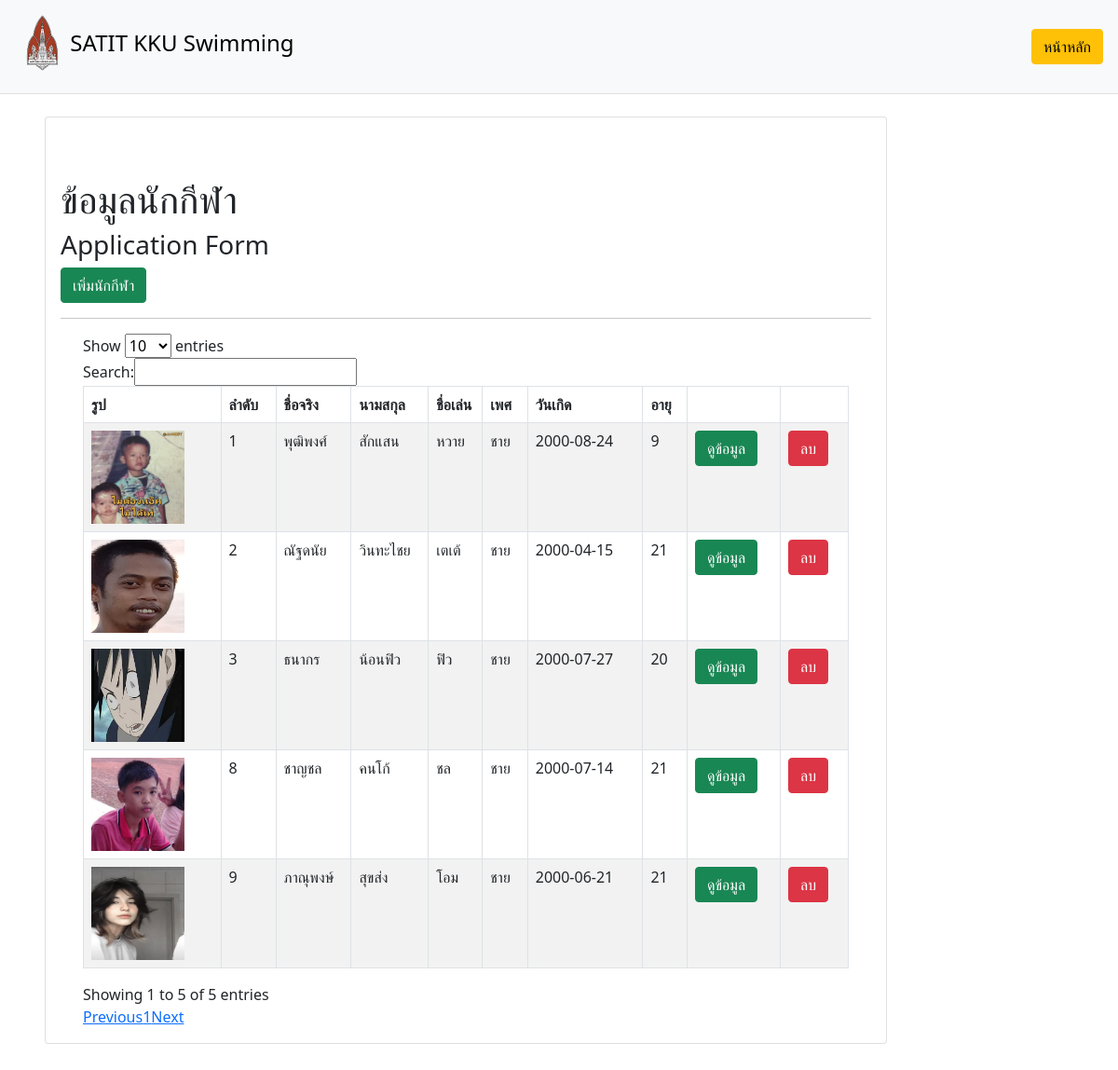
/V.0.0.2/newuser.php, run on the app's committed database.
### tables this page shows
CREATE TABLE `babydetail` (
  `id` int(11) NOT NULL,
  `name` varchar(30) DEFAULT NULL,
  `lastname` varchar(30) DEFAULT NULL,
  `nickname` varchar(20) DEFAULT NULL,
  `sexbaby` varchar(10) DEFAULT NULL,
  `birthday` date NOT NULL,
  `agebaby` int(10) NOT NULL,
  `image` varchar(250) NOT NULL,
  `parent_id` int(10) NOT NULL,
  `status` int(10) NOT NULL DEFAULT 1
);

CREATE TABLE `parentdetail` (
  `id` int(10) NOT NULL,
  `namefather` varchar(50) DEFAULT NULL,
  `rsfather` varchar(30) DEFAULT NULL,
  `phonefather` varchar(10) DEFAULT NULL,
  `emailfather` varchar(50) DEFAULT NULL,
  `namemother` varchar(50) DEFAULT NULL,
  `rsmother` varchar(30) DEFAULT NULL,
  `phonemother` varchar(10) DEFAULT NULL,
  `emailmother` varchar(50) DEFAULT NULL,
  `address` varchar(100) DEFAULT NULL,
  `quiry_id` int(10) NOT NULL
);

### V.0.0.2/function.php (called while the page is built, shortened)
<?php
class DB_con
{
    function __construct()
    {
        $conn = mysqli_connect(DB_SERVER, DB_USER, DB_PASS, DB_NAME);
        $this->dbcon = $conn;
    }
    public function fetchdata4()
    {
        $result = mysqli_query($this->dbcon, "SELECT * FROM `babydetail`, parentdetail WHERE babydetail.parent_id = parentdetail.id AND babydetail.status = '1'");
        return $result;
    }
}

### V.0.0.2/newuser.php (the view, shortened to what this page needs)
<?php
include_once('function.php');
?>
<!DOCTYPE html>
<html lang="en">
</html>
<head>
    <link rel="stylesheet" href="https://stackpath.bootstrapcdn.com/bootstrap/5.0.0-alpha1/css/bootstrap.min.css"
>
    <link rel="stylesheet" href="https://cdnjs.cloudflare.com/ajax/libs/font-awesome/6.1.1/css/all.min.css">
    <link rel="stylesheet" href="https://code.jquery.com/ui/1.12.1/themes/base/jquery-ui.css">
    <link rel="stylesheet" href="https://cdn.datatables.net/1.11.5/css/dataTables.jqueryui.min.css">
</head>
<body>
    <nav class="navbar navbar-light bg-light p-3">
        <div class="d-flex col-12 col-md-3 col-lg-2 mb-2 mb-lg-0 flex-wrap flex-md-nowrap justify-content-between">
            <img src="image/1 KKU new.png" alt="" width="60" height="60" class="d-inline-block align-text-center">
            <a class="navbar-brand py-3 " href="index.php">
                <font color="black">
                    <h4>SATIT KKU Swimming</h4>
                </font>
            </a>
        </div>
        <div>
            <a href="index.php" class="btn btn-block btn-warning">หน้าหลัก</a>
        </div>
    </nav>
    <div class="container-fluid">
        <div class="row">
            <main class="col-md-9 ml-sm-auto col-lg-10 px-md-4 py-4">
                <div class="container">
                    <div class="card mb-3">
                        <div class="card-body">
                            <h1 class="mt-5">ข้อมูลนักกีฬา</h1>
                            <h3 class="mt-2">Application Form</h3>
                            <button type="button" class="btn btn-success" data-toggle="modal"
                                data-target="#exampleModal">
                                เพิ่มนักกีฬา
                            </button>
                            <hr>
                            <div class="container">
                                <table id="example" class="table table-bordered table-striped">
                                    <thead>
                                        <th>รูป</th>
                                        <th>ลำดับ</th>
                                        <th>ชื่อจริง</th>
                                        <th>นามสกุล</th>
                                        <th>ชื่อเล่น</th>
                                        <th>เพศ</th>
                                        <th>วันเกิด</th>
                                        <th>อายุ</th>
                                        <th></th>
                                        <th></th>
                                    </thead>
                                    <tbody>
                                        <?php
                                        include_once('function.php');
                                        $fetchdata = new DB_con();
                                        $sql = $fetchdata->fetchdata4();
                                        while ($row = mysqli_fetch_array($sql)) {
                                        ?>
                                        <tr>
                                            <td><img src="<?php echo $row['image']; ?>" width="100px" height="100px"
                                                    alt="" </td>
                                            <td><?php echo $row['id']; ?></td>
                                            <td><?php echo $row['name']; ?></td>
                                            <td><?php echo $row['lastname']; ?></td>
                                            <td><?php echo $row['nickname']; ?></td>
                                            <td><?php echo $row['sexbaby']; ?></td>
                                            <td><?php echo $row['birthday']; ?></td>
                                            <td><?php echo $row['agebaby']; ?></td>
                                            <td><button type="button" class="btn btn-success" data-toggle="modal"
                                                    data-target="#exampleShow<?php echo $row['id']; ?>">
                                                    ดูข้อมูล
                                                </button>
                                            </td>
                                            <td><a href="newuser.php?del=<?php echo $row['id']; ?>"
                                                    class="btn btn-danger" onclick="Del(this.href);return false;">ลบ</a>
                                            </td>
                                        </tr>
                                        <?php } ?>
                                    </tbody>
                                </table>
                            </div>
                        </div>
                    </div>
                </div>
            </main>
        </div>
    </div>
</body>
</html>

### V.0.0.2/newuser.php (style rules this page uses)
.navbar { box-shadow: inset 0 -1px 0 rgba(0, 0, 0, .1); }
@media (min-width: 767.98px) { .navbar { top: 0; position: sticky; z-index: 999; } }

### data on the page
babydetail: image (picture), parentdetail.id "1", name "พุฒิพงศ์", lastname "สักแสน", nickname "หวาย", sexbaby "ชาย", birthday "2000-08-24", agebaby "9"
babydetail: image (picture), parentdetail.id "2", name "ณัฐดนัย", lastname "วินทะไชย", nickname "เตเต้", sexbaby "ชาย", birthday "2000-04-15", agebaby "21"
babydetail: image (picture), parentdetail.id "3", name "ธนากร", lastname "น้อนฟิว", nickname "ฟิว", sexbaby "ชาย", birthday "2000-07-27", agebaby "20"
babydetail: image (picture), parentdetail.id "8", name "ชาญชล", lastname "คนโก้", nickname "ชล", sexbaby "ชาย", birthday "2000-07-14", agebaby "21"
babydetail: image (picture), parentdetail.id "9", name "ภาณุพงษ์", lastname "สุขส่ง", nickname "โอม", sexbaby "ชาย", birthday "2000-06-21", agebaby "21"
